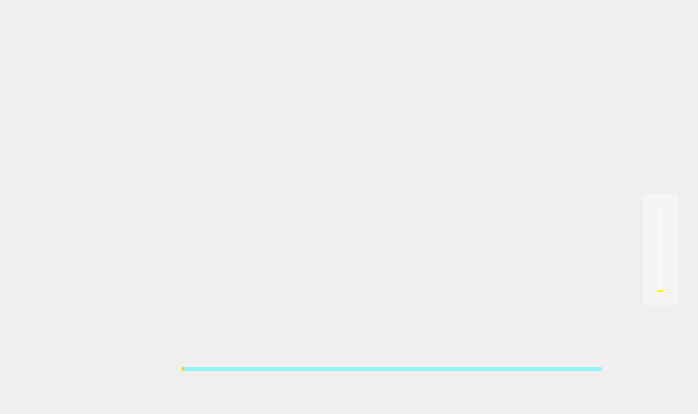
<?xml version="1.0" encoding="UTF-8"?>
<ui version="4.0">
 <class>MusicPlayer</class>
 <widget class="QWidget" name="MusicPlayer">
  <property name="geometry">
   <rect>
    <x>0</x>
    <y>0</y>
    <width>698</width>
    <height>414</height>
   </rect>
  </property>
  <property name="minimumSize">
   <size>
    <width>0</width>
    <height>0</height>
   </size>
  </property>
  <property name="maximumSize">
   <size>
    <width>16777215</width>
    <height>16777215</height>
   </size>
  </property>
  <property name="windowTitle">
   <string>Form</string>
  </property>
  <property name="toolTip">
   <string/>
  </property>
  <layout class="QGridLayout" name="gridLayout_8">
   <item row="0" column="0">
    <widget class="QFrame" name="frame">
     <property name="minimumSize">
      <size>
       <width>0</width>
       <height>0</height>
      </size>
     </property>
     <property name="maximumSize">
      <size>
       <width>16777215</width>
       <height>16777215</height>
      </size>
     </property>
     <property name="focusPolicy">
      <enum>Qt::NoFocus</enum>
     </property>
     <property name="contextMenuPolicy">
      <enum>Qt::DefaultContextMenu</enum>
     </property>
     <property name="autoFillBackground">
      <bool>true</bool>
     </property>
     <property name="styleSheet">
      <string notr="true">QFrame#frame{
border-radius:5px;border-image: url(://image/background/bg7.jpg);
}</string>
     </property>
     <property name="frameShape">
      <enum>QFrame::NoFrame</enum>
     </property>
     <property name="frameShadow">
      <enum>QFrame::Sunken</enum>
     </property>
     <layout class="QGridLayout" name="gridLayout_7">
      <item row="0" column="0">
       <layout class="QGridLayout" name="gridLayout_2">
        <item row="0" column="2">
         <spacer name="horizontalSpacer_2">
          <property name="orientation">
           <enum>Qt::Horizontal</enum>
          </property>
          <property name="sizeHint" stdset="0">
           <size>
            <width>40</width>
            <height>20</height>
           </size>
          </property>
         </spacer>
        </item>
        <item row="0" column="4">
         <spacer name="horizontalSpacer_3">
          <property name="orientation">
           <enum>Qt::Horizontal</enum>
          </property>
          <property name="sizeHint" stdset="0">
           <size>
            <width>40</width>
            <height>20</height>
           </size>
          </property>
         </spacer>
        </item>
        <item row="0" column="1">
         <widget class="QPushButton" name="pushButton">
          <property name="minimumSize">
           <size>
            <width>48</width>
            <height>48</height>
           </size>
          </property>
          <property name="maximumSize">
           <size>
            <width>48</width>
            <height>48</height>
           </size>
          </property>
          <property name="toolTip">
           <string>一键默认音乐</string>
          </property>
          <property name="statusTip">
           <string>一键默认音乐</string>
          </property>
          <property name="styleSheet">
           <string notr="true">QPushButton
{
background-image: url(://image/image-hover/music-hover.png);
background-repeat:no-repeat;
background-position:center center;
border:none;

}

QPushButton:hover{

	background-image: url(://image/music.png);
background-repeat:no-repeat;
background-position:center center;


}
QPushButton:pressed{
background-image: url(://image/image-hover/music-hover.png);
background-repeat:no-repeat;
background-position:center center;

}
</string>
          </property>
          <property name="text">
           <string/>
          </property>
         </widget>
        </item>
        <item row="0" column="0">
         <spacer name="horizontalSpacer">
          <property name="orientation">
           <enum>Qt::Horizontal</enum>
          </property>
          <property name="sizeHint" stdset="0">
           <size>
            <width>40</width>
            <height>20</height>
           </size>
          </property>
         </spacer>
        </item>
        <item row="0" column="3">
         <widget class="QPushButton" name="pushButton_self">
          <property name="minimumSize">
           <size>
            <width>48</width>
            <height>48</height>
           </size>
          </property>
          <property name="maximumSize">
           <size>
            <width>48</width>
            <height>48</height>
           </size>
          </property>
          <property name="toolTip">
           <string>自定义添加音乐</string>
          </property>
          <property name="statusTip">
           <string>自定义添加音乐</string>
          </property>
          <property name="styleSheet">
           <string notr="true">QPushButton
{
background-image: url(://image/image/add.png);
background-repeat:no-repeat;
background-position:center center;
border:none;

}

QPushButton:hover{

	background-image: url(://image/image-hover/add_hover.png);
background-repeat:no-repeat;
background-position:center center;


}
QPushButton:pressed{
background-image: url(://image/image/add.png);
background-repeat:no-repeat;
background-position:center center;

}
</string>
          </property>
          <property name="text">
           <string/>
          </property>
         </widget>
        </item>
        <item row="1" column="0" colspan="5">
         <widget class="QListWidget" name="listWidget">
          <property name="contextMenuPolicy">
           <enum>Qt::CustomContextMenu</enum>
          </property>
          <property name="layoutDirection">
           <enum>Qt::LeftToRight</enum>
          </property>
          <property name="styleSheet">
           <string notr="true">QListWidget{
font: 75 12pt &quot;Comic Sans MS&quot;;
background-color:transparent;

}
QListWidget::item{
color:rgb(120,120,120);
border:none;
margin-top:3px;

}
QListWidget::item:hover{
padding-left:4px;
margin-top:3px;
color:rgb(100,100,100);
background-color:rgba(255,255,255,0.2);



}
QListWidget::item:selected{
outline:none;
margin-top:3px;
padding-left:4px;
background-color:rgba(255,255,255,0.5);
color:rgb(0,0,0);
}
QListWidget::item:!active{
margin-top:3px;
border:none;
background-color:rgba(255,255,255,0);
color:rgb(120,120,120);
}



</string>
          </property>
          <property name="verticalScrollBarPolicy">
           <enum>Qt::ScrollBarAsNeeded</enum>
          </property>
          <property name="horizontalScrollBarPolicy">
           <enum>Qt::ScrollBarAsNeeded</enum>
          </property>
          <property name="verticalScrollMode">
           <enum>QAbstractItemView::ScrollPerItem</enum>
          </property>
          <property name="batchSize">
           <number>100</number>
          </property>
         </widget>
        </item>
       </layout>
      </item>
      <item row="0" column="1">
       <spacer name="horizontalSpacer_4">
        <property name="orientation">
         <enum>Qt::Horizontal</enum>
        </property>
        <property name="sizeHint" stdset="0">
         <size>
          <width>239</width>
          <height>20</height>
         </size>
        </property>
       </spacer>
      </item>
      <item row="0" column="2">
       <layout class="QGridLayout" name="gridLayout">
        <item row="0" column="0" colspan="2">
         <layout class="QGridLayout" name="gridLayout_3">
          <item row="0" column="0">
           <widget class="QPushButton" name="pushButton_down">
            <property name="minimumSize">
             <size>
              <width>32</width>
              <height>32</height>
             </size>
            </property>
            <property name="maximumSize">
             <size>
              <width>32</width>
              <height>32</height>
             </size>
            </property>
            <property name="cursor">
             <cursorShape>PointingHandCursor</cursorShape>
            </property>
            <property name="toolTip">
             <string>恢复默认大小</string>
            </property>
            <property name="statusTip">
             <string>恢复默认大小</string>
            </property>
            <property name="styleSheet">
             <string notr="true">QPushButton
{
border-radius:0px;
background-image: url(:/image/image/tr.png);
background-color: rgba(255, 255, 255,0);
background-repeat:no-repeat;
border:none;
background-position:center center;

}

QPushButton:hover{



	background-color: rgb(255, 255, 255,100);


}
QPushButton:pressed{
	background-color: rgba(95, 95, 95,100);
border-color:rgba(255,255,255,30);
border-style:inset;
color:rgba(0,0,0,100);

}
</string>
            </property>
            <property name="text">
             <string/>
            </property>
           </widget>
          </item>
          <item row="0" column="1">
           <widget class="QPushButton" name="pushButton_mini">
            <property name="minimumSize">
             <size>
              <width>32</width>
              <height>32</height>
             </size>
            </property>
            <property name="maximumSize">
             <size>
              <width>32</width>
              <height>32</height>
             </size>
            </property>
            <property name="cursor">
             <cursorShape>PointingHandCursor</cursorShape>
            </property>
            <property name="toolTip">
             <string>最小化</string>
            </property>
            <property name="toolTipDuration">
             <number>-1</number>
            </property>
            <property name="statusTip">
             <string>最小化</string>
            </property>
            <property name="styleSheet">
             <string notr="true">QPushButton
{
border-radius:0px;
background-image: url(:/image/image/min.png);
background-color: rgba(255, 255, 255,0);
background-repeat:no-repeat;
border:none;
background-position:center center;

}

QPushButton:hover{



	background-color: rgb(255, 255, 255,100);


}
QPushButton:pressed{
	background-color: rgba(95, 95, 95,100);
border-color:rgba(255,255,255,30);
border-style:inset;
color:rgba(0,0,0,100);

}
</string>
            </property>
            <property name="text">
             <string/>
            </property>
           </widget>
          </item>
          <item row="0" column="2">
           <widget class="QPushButton" name="pushButton_maxi">
            <property name="minimumSize">
             <size>
              <width>32</width>
              <height>32</height>
             </size>
            </property>
            <property name="maximumSize">
             <size>
              <width>32</width>
              <height>32</height>
             </size>
            </property>
            <property name="toolTip">
             <string>最大化</string>
            </property>
            <property name="toolTipDuration">
             <number>-1</number>
            </property>
            <property name="statusTip">
             <string>最大化</string>
            </property>
            <property name="styleSheet">
             <string notr="true">QPushButton
{
border-radius:0px;
background-image: url(:/image/image/max.png);
background-color: rgba(255, 255, 255,0);
background-repeat:no-repeat;
border:none;
background-position:center center;

}

QPushButton:hover{



	background-color: rgb(255, 255, 255,100);


}
QPushButton:pressed{
	background-color: rgba(95, 95, 95,100);
border-color:rgba(255,255,255,30);
border-style:inset;
color:rgba(0,0,0,100);

}
</string>
            </property>
            <property name="text">
             <string/>
            </property>
           </widget>
          </item>
          <item row="0" column="3">
           <widget class="QPushButton" name="pushButton_exit">
            <property name="minimumSize">
             <size>
              <width>32</width>
              <height>32</height>
             </size>
            </property>
            <property name="maximumSize">
             <size>
              <width>32</width>
              <height>32</height>
             </size>
            </property>
            <property name="cursor">
             <cursorShape>PointingHandCursor</cursorShape>
            </property>
            <property name="toolTip">
             <string>关闭</string>
            </property>
            <property name="toolTipDuration">
             <number>-1</number>
            </property>
            <property name="statusTip">
             <string>关闭</string>
            </property>
            <property name="styleSheet">
             <string notr="true">QPushButton
{
border-radius:0px;
background-image: url(:/image/image/quit.png);
background-color: rgba(255, 255, 255,0);
background-repeat:no-repeat;
border:none;
background-position:center center;

}
QPushButton:hover{

background-color: rgba(230,0,0,0.5);
}
QPushButton:pressed{
background-color: rgba(95, 95, 95,100);
border-color:rgba(255,255,255,30);
border-style:inset;
color:rgba(0,0,0,100);

}
</string>
            </property>
            <property name="text">
             <string/>
            </property>
           </widget>
          </item>
         </layout>
        </item>
        <item row="1" column="0">
         <spacer name="verticalSpacer_2">
          <property name="orientation">
           <enum>Qt::Vertical</enum>
          </property>
          <property name="sizeHint" stdset="0">
           <size>
            <width>20</width>
            <height>121</height>
           </size>
          </property>
         </spacer>
        </item>
        <item row="1" column="1">
         <spacer name="verticalSpacer_3">
          <property name="orientation">
           <enum>Qt::Vertical</enum>
          </property>
          <property name="sizeHint" stdset="0">
           <size>
            <width>20</width>
            <height>40</height>
           </size>
          </property>
         </spacer>
        </item>
        <item row="2" column="0">
         <spacer name="verticalSpacer">
          <property name="orientation">
           <enum>Qt::Vertical</enum>
          </property>
          <property name="sizeHint" stdset="0">
           <size>
            <width>20</width>
            <height>120</height>
           </size>
          </property>
         </spacer>
        </item>
        <item row="2" column="1">
         <widget class="QSlider" name="verticalSlider">
          <property name="minimumSize">
           <size>
            <width>35</width>
            <height>111</height>
           </size>
          </property>
          <property name="maximumSize">
           <size>
            <width>35</width>
            <height>111</height>
           </size>
          </property>
          <property name="cursor">
           <cursorShape>PointingHandCursor</cursorShape>
          </property>
          <property name="styleSheet">
           <string notr="true"> QSlider 
    {  
        background-color: rgba(255,255,255,0.2);
        min-width:5px; 
        max-width:5px;
        border:15px solid rgba(255,255,255,0.2); 
    }
     QSlider::add-page:vertical
     {      
       
	    background-color: rgb(250, 250, 0);
        width:4px;
     }
     QSlider::sub-page:vertical  
    {
        background-color: rgba(255,255,255,0.5); 
        width:4px;
     }
    QSlider::groove:vertical 
    {
        background:transparent;
        width:6px;
    }
    QSlider::handle:vertical 
    {
         height: 13px;
        width:13px;
 
 margin: -0 -4px; 
	border-image: url(://image/circle2.png);
     }</string>
          </property>
          <property name="orientation">
           <enum>Qt::Vertical</enum>
          </property>
          <property name="tickPosition">
           <enum>QSlider::NoTicks</enum>
          </property>
         </widget>
        </item>
       </layout>
      </item>
      <item row="1" column="0" colspan="3">
       <layout class="QGridLayout" name="gridLayout_6">
        <item row="0" column="0">
         <layout class="QGridLayout" name="gridLayout_5">
          <item row="0" column="3">
           <spacer name="horizontalSpacer_10">
            <property name="orientation">
             <enum>Qt::Horizontal</enum>
            </property>
            <property name="sizeHint" stdset="0">
             <size>
              <width>40</width>
              <height>20</height>
             </size>
            </property>
           </spacer>
          </item>
          <item row="0" column="5">
           <spacer name="horizontalSpacer_6">
            <property name="orientation">
             <enum>Qt::Horizontal</enum>
            </property>
            <property name="sizeHint" stdset="0">
             <size>
              <width>40</width>
              <height>20</height>
             </size>
            </property>
           </spacer>
          </item>
          <item row="0" column="1">
           <spacer name="horizontalSpacer_8">
            <property name="orientation">
             <enum>Qt::Horizontal</enum>
            </property>
            <property name="sizeHint" stdset="0">
             <size>
              <width>40</width>
              <height>20</height>
             </size>
            </property>
           </spacer>
          </item>
          <item row="0" column="7">
           <spacer name="horizontalSpacer_7">
            <property name="orientation">
             <enum>Qt::Horizontal</enum>
            </property>
            <property name="sizeHint" stdset="0">
             <size>
              <width>40</width>
              <height>20</height>
             </size>
            </property>
           </spacer>
          </item>
          <item row="0" column="4">
           <spacer name="horizontalSpacer_9">
            <property name="orientation">
             <enum>Qt::Horizontal</enum>
            </property>
            <property name="sizeHint" stdset="0">
             <size>
              <width>40</width>
              <height>20</height>
             </size>
            </property>
           </spacer>
          </item>
          <item row="0" column="0">
           <spacer name="horizontalSpacer_5">
            <property name="orientation">
             <enum>Qt::Horizontal</enum>
            </property>
            <property name="sizeHint" stdset="0">
             <size>
              <width>40</width>
              <height>20</height>
             </size>
            </property>
           </spacer>
          </item>
          <item row="0" column="6">
           <widget class="QLabel" name="label_time">
            <property name="minimumSize">
             <size>
              <width>111</width>
              <height>21</height>
             </size>
            </property>
            <property name="maximumSize">
             <size>
              <width>111</width>
              <height>21</height>
             </size>
            </property>
            <property name="styleSheet">
             <string notr="true">font: 75 italic 11pt &quot;Comic Sans MS&quot;;
color: rgb(112, 112, 112);</string>
            </property>
            <property name="text">
             <string/>
            </property>
           </widget>
          </item>
          <item row="0" column="2">
           <spacer name="horizontalSpacer_11">
            <property name="orientation">
             <enum>Qt::Horizontal</enum>
            </property>
            <property name="sizeHint" stdset="0">
             <size>
              <width>40</width>
              <height>20</height>
             </size>
            </property>
           </spacer>
          </item>
         </layout>
        </item>
        <item row="1" column="0">
         <layout class="QGridLayout" name="gridLayout_4">
          <item row="0" column="0">
           <widget class="QPushButton" name="pushButton_pre">
            <property name="minimumSize">
             <size>
              <width>48</width>
              <height>48</height>
             </size>
            </property>
            <property name="maximumSize">
             <size>
              <width>48</width>
              <height>48</height>
             </size>
            </property>
            <property name="cursor">
             <cursorShape>PointingHandCursor</cursorShape>
            </property>
            <property name="toolTip">
             <string>上一首</string>
            </property>
            <property name="statusTip">
             <string>上一首</string>
            </property>
            <property name="styleSheet">
             <string notr="true">QPushButton
{
background-image: url(://image/image/pre.png);
background-repeat:no-repeat;
background-position:center center;
border:none;

}

QPushButton:hover{

	background-image: url(://image/image-hover/pre-hover.png);
background-repeat:no-repeat;
background-position:center center;


}
QPushButton:pressed{
background-image: url(://image/image/pre.png);
background-repeat:no-repeat;
background-position:center center;

}
</string>
            </property>
            <property name="text">
             <string/>
            </property>
           </widget>
          </item>
          <item row="0" column="2">
           <widget class="QPushButton" name="pushButton_nxt">
            <property name="minimumSize">
             <size>
              <width>48</width>
              <height>48</height>
             </size>
            </property>
            <property name="maximumSize">
             <size>
              <width>48</width>
              <height>48</height>
             </size>
            </property>
            <property name="cursor">
             <cursorShape>PointingHandCursor</cursorShape>
            </property>
            <property name="toolTip">
             <string>下一首</string>
            </property>
            <property name="statusTip">
             <string>下一首</string>
            </property>
            <property name="styleSheet">
             <string notr="true">QPushButton
{
background-image: url(://image/image/next.png);
background-repeat:no-repeat;
background-position:center center;
border:none;

}

QPushButton:hover{
background-image: url(://image/image-hover/next-hover.png);
background-repeat:no-repeat;
background-position:center center;


}
QPushButton:pressed{
background-image: url(://image/image/next.png);
background-repeat:no-repeat;
background-position:center center;

}
</string>
            </property>
            <property name="text">
             <string/>
            </property>
           </widget>
          </item>
          <item row="0" column="3">
           <widget class="QSlider" name="horizontalSlider">
            <property name="cursor">
             <cursorShape>PointingHandCursor</cursorShape>
            </property>
            <property name="styleSheet">
             <string notr="true">
    QSlider::add-page:Horizontal
     {     
background-color: rgba(0, 255, 255,100);
        height:4px;  
     } 
     QSlider::sub-page:Horizontal   
    {  
background-color: rgb(255, 180, 0);
        height:4px;
     }
    QSlider::groove:Horizontal   
    { 
        background:transparent; 
        height:4px;
    }  
    QSlider::handle:Horizontal  
    { 
        height:16px; 
        width:16px; 
	
	border-image: url(://image/cricle.png);
  margin: -6 0px; 
    }
      
</string>
            </property>
            <property name="orientation">
             <enum>Qt::Horizontal</enum>
            </property>
           </widget>
          </item>
          <item row="0" column="4">
           <widget class="QPushButton" name="pushButton_list">
            <property name="minimumSize">
             <size>
              <width>32</width>
              <height>32</height>
             </size>
            </property>
            <property name="maximumSize">
             <size>
              <width>32</width>
              <height>32</height>
             </size>
            </property>
            <property name="cursor">
             <cursorShape>PointingHandCursor</cursorShape>
            </property>
            <property name="toolTip">
             <string>播放列表</string>
            </property>
            <property name="statusTip">
             <string>播放列表</string>
            </property>
            <property name="styleSheet">
             <string notr="true">QPushButton
{
background-image: url(://image/image/playlist.png);
background-repeat:no-repeat;
background-position:center center;
border:none;

}

QPushButton:hover{

	background-image: url(://image/image-hover/playlist-hover.png);
background-repeat:no-repeat;
background-position:center center;


}
QPushButton:pressed{
background-image: url(://image/image/playlist.png);
background-repeat:no-repeat;
background-position:center center;

}
</string>
            </property>
            <property name="text">
             <string/>
            </property>
           </widget>
          </item>
          <item row="0" column="1">
           <widget class="QPushButton" name="pushButton_core">
            <property name="minimumSize">
             <size>
              <width>48</width>
              <height>48</height>
             </size>
            </property>
            <property name="maximumSize">
             <size>
              <width>48</width>
              <height>48</height>
             </size>
            </property>
            <property name="cursor">
             <cursorShape>PointingHandCursor</cursorShape>
            </property>
            <property name="styleSheet">
             <string notr="true">QPushButton
{
background-repeat:no-repeat;
background-position:center center;
border:none;

}

QPushButton:hover{
background-repeat:no-repeat;
background-position:center center;


}
QPushButton:pressed{
background-repeat:no-repeat;
background-position:center center;

}
</string>
            </property>
            <property name="text">
             <string/>
            </property>
           </widget>
          </item>
          <item row="0" column="5">
           <widget class="QPushButton" name="pushButton_volumn">
            <property name="minimumSize">
             <size>
              <width>32</width>
              <height>32</height>
             </size>
            </property>
            <property name="maximumSize">
             <size>
              <width>32</width>
              <height>32</height>
             </size>
            </property>
            <property name="cursor">
             <cursorShape>PointingHandCursor</cursorShape>
            </property>
            <property name="toolTip">
             <string>音量</string>
            </property>
            <property name="statusTip">
             <string>音量</string>
            </property>
            <property name="styleSheet">
             <string notr="true">QPushButton
{

background-repeat:no-repeat;
background-position:center center;
border:none;

}

QPushButton:hover{


background-repeat:no-repeat;
background-position:center center;


}
QPushButton:pressed{

background-repeat:no-repeat;
background-position:center center;

}
</string>
            </property>
            <property name="text">
             <string/>
            </property>
           </widget>
          </item>
         </layout>
        </item>
       </layout>
      </item>
     </layout>
    </widget>
   </item>
  </layout>
 </widget>
 <resources/>
 <connections/>
</ui>
